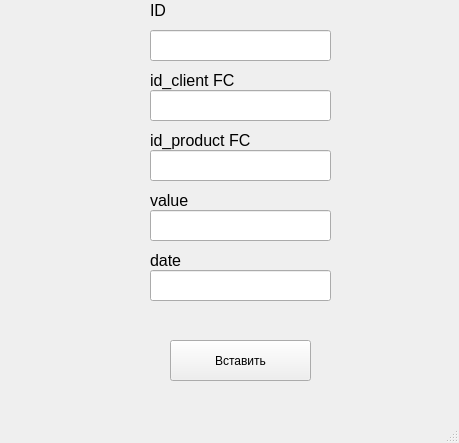
<?xml version="1.0" encoding="UTF-8"?>
<ui version="4.0">
 <class>OrderWindow</class>
 <widget class="QMainWindow" name="OrderWindow">
  <property name="geometry">
   <rect>
    <x>0</x>
    <y>0</y>
    <width>459</width>
    <height>443</height>
   </rect>
  </property>
  <property name="windowTitle">
   <string>MainWindow</string>
  </property>
  <widget class="QWidget" name="centralwidget">
   <widget class="QLabel" name="label_5">
    <property name="geometry">
     <rect>
      <x>150</x>
      <y>0</y>
      <width>31</width>
      <height>21</height>
     </rect>
    </property>
    <property name="font">
     <font>
      <pointsize>12</pointsize>
     </font>
    </property>
    <property name="lineWidth">
     <number>1</number>
    </property>
    <property name="text">
     <string>ID</string>
    </property>
   </widget>
   <widget class="QLabel" name="label_8">
    <property name="geometry">
     <rect>
      <x>150</x>
      <y>190</y>
      <width>141</width>
      <height>21</height>
     </rect>
    </property>
    <property name="font">
     <font>
      <pointsize>12</pointsize>
     </font>
    </property>
    <property name="lineWidth">
     <number>1</number>
    </property>
    <property name="text">
     <string>value</string>
    </property>
   </widget>
   <widget class="QLabel" name="label_6">
    <property name="geometry">
     <rect>
      <x>150</x>
      <y>70</y>
      <width>141</width>
      <height>21</height>
     </rect>
    </property>
    <property name="font">
     <font>
      <pointsize>12</pointsize>
     </font>
    </property>
    <property name="lineWidth">
     <number>1</number>
    </property>
    <property name="text">
     <string>id_client FC</string>
    </property>
   </widget>
   <widget class="QLineEdit" name="lineEdit_3">
    <property name="geometry">
     <rect>
      <x>150</x>
      <y>150</y>
      <width>181</width>
      <height>31</height>
     </rect>
    </property>
   </widget>
   <widget class="QPushButton" name="pushButton_2">
    <property name="geometry">
     <rect>
      <x>170</x>
      <y>340</y>
      <width>141</width>
      <height>41</height>
     </rect>
    </property>
    <property name="text">
     <string>Вставить</string>
    </property>
   </widget>
   <widget class="QLabel" name="label_9">
    <property name="geometry">
     <rect>
      <x>150</x>
      <y>250</y>
      <width>141</width>
      <height>21</height>
     </rect>
    </property>
    <property name="font">
     <font>
      <pointsize>12</pointsize>
     </font>
    </property>
    <property name="lineWidth">
     <number>1</number>
    </property>
    <property name="text">
     <string>date</string>
    </property>
   </widget>
   <widget class="QLineEdit" name="lineEdit">
    <property name="geometry">
     <rect>
      <x>150</x>
      <y>30</y>
      <width>181</width>
      <height>31</height>
     </rect>
    </property>
   </widget>
   <widget class="QLineEdit" name="lineEdit_4">
    <property name="geometry">
     <rect>
      <x>150</x>
      <y>210</y>
      <width>181</width>
      <height>31</height>
     </rect>
    </property>
   </widget>
   <widget class="QLineEdit" name="lineEdit_5">
    <property name="geometry">
     <rect>
      <x>150</x>
      <y>270</y>
      <width>181</width>
      <height>31</height>
     </rect>
    </property>
   </widget>
   <widget class="QLabel" name="label_7">
    <property name="geometry">
     <rect>
      <x>150</x>
      <y>130</y>
      <width>141</width>
      <height>21</height>
     </rect>
    </property>
    <property name="font">
     <font>
      <pointsize>12</pointsize>
     </font>
    </property>
    <property name="lineWidth">
     <number>1</number>
    </property>
    <property name="text">
     <string>id_product FC</string>
    </property>
   </widget>
   <widget class="QLineEdit" name="lineEdit_2">
    <property name="geometry">
     <rect>
      <x>150</x>
      <y>90</y>
      <width>181</width>
      <height>31</height>
     </rect>
    </property>
   </widget>
  </widget>
  <widget class="QMenuBar" name="menubar">
   <property name="geometry">
    <rect>
     <x>0</x>
     <y>0</y>
     <width>459</width>
     <height>26</height>
    </rect>
   </property>
  </widget>
  <widget class="QStatusBar" name="statusbar"/>
 </widget>
 <resources/>
 <connections/>
</ui>
